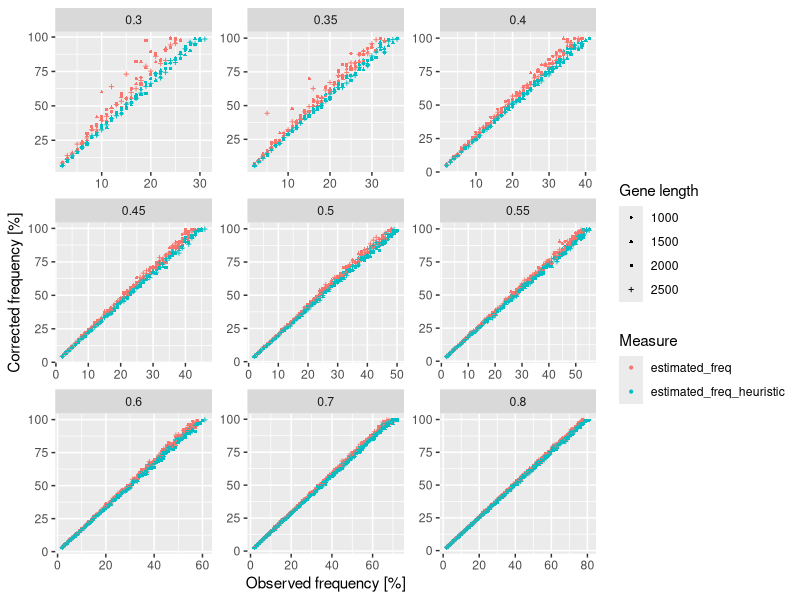
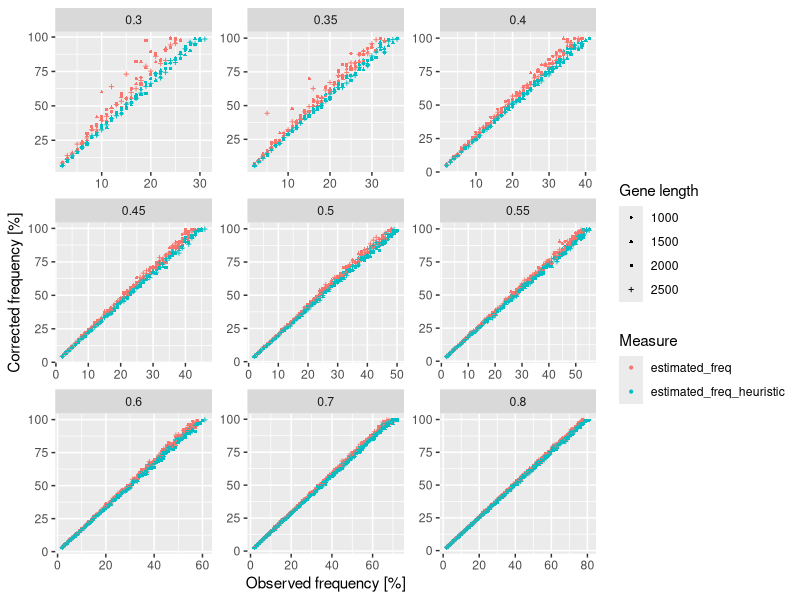

The R source for these figures, in order:
library(tidyverse)

mysamp <- function(n, m, s, lwr, upr, nnorm) {
  samp <- rnorm(nnorm, m, s)
  samp <- samp[samp >= lwr & samp <= upr]
  if (length(samp) >= n) {
    return(sample(samp, n))
  }  
  stop(simpleError("Not enough values to sample from. Try increasing nnorm."))
}

df <- NULL
df <- data.frame()

for (i in 2:100) {
  for (j in c(1000, 1500, 2000, 2500)){
    for (k in c(0.3, 0.35, 0.4, 0.45, 0.5, 0.55, 0.6, 0.7, 0.8)){
      #genomes with gene
      y <- i
      #total genomes observed
      n <- 100
      #apparent frequency
      apparent_freq <- y/n
      # distribution for length of gene drawn from normal distribution
      p <- rnorm(y, mean=j, sd=150)
      # distribution for length of assemblies drawn from normal distribution
      g <- rnorm(n, mean=4e5, sd=1e4)
      # distribution for estimated completeness drawn from normal distribution
      c <- mysamp(n=n, m=k, s=0.1, lwr=0, upr=1, nnorm=1000)
      
      # observed fraction bp in gene
      #fobs <- sum(p)/sum(g)
      # true fraction bp assuming
      #ftrue_bp <- fobs/mean(c)
      # convert to genes/genome units
      #ftrue_g <- ftrue_bp * mean(g)/mean(p)
      #ftrue_g1 <- (y/n)/mean(c)
      
      # observed fraction bp in gene
      fobs <- sum(p)/sum(g)
      tlengenome <- sum(g/c)
      tlengene <- fobs*tlengenome
      # convert to genes/genome units
      ftrue_g <- tlengene/mean(p)/n
      
      # Ramunas' heuristic
      ftrue_g1 <- (y/n)/mean(c)
      
      df1 <- data.frame(
        genomes_w_gene = i,
        gene_len = j,
        completeness = k,
        estimated_freq = ftrue_g*100, 
        apparent_freq = apparent_freq*100,
        estimated_freq_heuristic = ftrue_g1*100
      )
      
      df <- bind_rows(df, df1)
    }
  }
}

t <- df %>%
  pivot_longer(c(estimated_freq, estimated_freq_heuristic)) %>%
  filter(value < 100)

p1 <- ggplot(t) + 
  geom_point(aes(x=apparent_freq, y=value, color=name, shape=factor(gene_len)), size=0.75) +
  facet_wrap(~ completeness, nrow=3, scales="free") +
  labs(x="Observed frequency [%]", y="Corrected frequency [%]", 
       shape="Gene length", color="Measure") 

p1 

ggsave(filename="/Users/shane/Desktop/test.png",
       device="png", plot = p1, width = 7, height = 3.5,  units = "in", dpi=300)